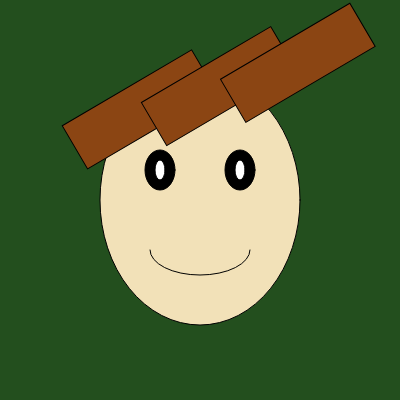
Frame 1 (no input)
Frame 60 (no input): identical to frame 1, image omitted
Frame 120 (the mouse pressed at the canvas centre since frame 60): identical to frame 1, image omitted

The p5.js sketch that drew this single still picture (run headless with seeded random() and noise() and a simulated clock; from frame 60 on, the mouse is pressed at the canvas centre):

// p5.js sketch
// ── sketch.js
function setup() {
  createCanvas(400, 400);
}

function draw() {
  background(35, 79, 30);

  // Head
  fill(242, 225, 184);
  ellipse(200, 200, 200, 250);

  // Eyes
  fill(0);
  ellipse(160, 170, 30, 40);
  ellipse(240, 170, 30, 40);

  // Pupils
  fill(255);
  ellipse(160, 170, 10, 20);
  ellipse(240, 170, 10, 20);

  // Mouth
  noFill();
  stroke(0);
  arc(200, 250, 100, 50, 0, PI);

  // Hair
  fill(139, 69, 19); // brown hair
  rotate(100);
  rect(-10, 140, 150, 50); // bottom rectangle
  rect(70, 160, 150, 50); // bottom rectangle
  rect(150, 180, 150, 50); // bottom rectangle
}
